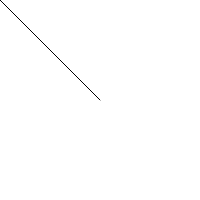
Frame 1 (no input)
Frame 60 (no input): identical to frame 1, image omitted
Frame 120 (the mouse pressed at the canvas centre since frame 60): blank canvas, image omitted

The p5.js sketch that drew this single still picture (run headless with seeded random() and noise() and a simulated clock; from frame 60 on, the mouse is pressed at the canvas centre):

// p5.js sketch
// ── sketch.js
function setup() {
  createCanvas(200, 200);
}

function draw() {
  background(255);

  let mouse = createVector(mouseX, mouseY);
  let center = createVector(width / 2, height / 2);

  mouse.sub(center);

  translate(width / 2, height / 2);
  line(0, 0, mouse.x, mouse.y);
}
